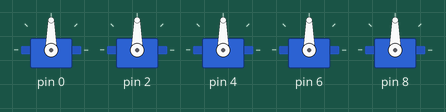
Bench run of a sketch on a simulated Arduino Leonardo, built with avr-gcc and run on an emulated ATmega32U4. Parts: 5 × servo. What the sketch prints to the serial monitor is not drawn.

Above: at 0.1 s.
At 3.1 s:
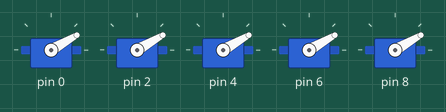
Timing chart, 0 to 4.6 s (numbered marks = the images above):
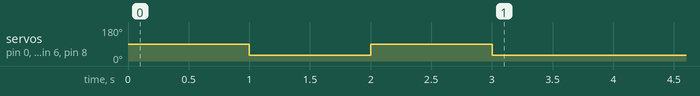

The sketch:

Test_Motor_Handler.ino
```cpp
// =========================================================================
// 			THIS IS A TEST PROTOCOL PROGRAM
// Its goal is to test the network modules and verify the data integrity.
// (On Arduino reception side)
// =========================================================================

#include <Arduino.h>

#include "protocol_helper.h"
#include "motor_handler.h"

typedef struct control
{
	Motor_handler *motor;
	bool start;
	uint8_t state;
}control_t;

control_t Controller;

t_encap sending_frame;

String mystring = "";

void setup()
{
	// Setting up environment values
	Controller.start = false;
	Controller.state = -1;

	// Starting network module
	Serial.begin(9600);

	// Motor handler
	Controller.motor = new Motor_handler(0,100,0,2,4,6,8);

	delay(1000);

	// extract motor data :
	  for (uint8_t i=0;i<5;i++) {
		if(i == 4)
			Controller.motor->activate_motor(i,30);
		else
	  		Controller.motor->activate_motor(i,30);
	}

	Controller.motor->run_the_magic();

	delay(1000);

	// extract motor data :
	  for (uint8_t i=0;i<5;i++) {
		if(i == 4)
			Controller.motor->activate_motor(i,90);
		else
	  		Controller.motor->activate_motor(i,90);
	}

	Controller.motor->run_the_magic();

	delay(1000);

	// extract motor data :
	  for (uint8_t i=0;i<5;i++) {
		if(i == 4)
			Controller.motor->activate_motor(i,30);
		else
	  		Controller.motor->activate_motor(i,30);
	}

	Controller.motor->run_the_magic();

	// Send handcheck : frame : controller Ready
	sending_frame = encap_ready();
	Serial.write(sending_frame.array,5);
}

uint16_t cpt = 0;

void Process_Com(byte * value)
{
	t_frame_bytes e = extract_data_bytes(value);

	switch(e.type)
	{
		// It is a state and start signal
		case 0 :
			Controller.state = (uint8_t)e.array[1];
			Controller.start = (uint8_t)e.array[2];
		break;
		// Stop frame
		case 1 :
			Controller.start = 0;
		break;
		// Move call...
		case 2 :
			if((Controller.state ==0 || Controller.state == 1 )&&(Controller.start == 1)) {
			// Controller.motor->update_activation_matrix(e.array[0]==0?0:1,e.array[1]==0?0:1,e.array[2]==0?0:1,e.array[3]==0?0:1,1);
			Controller.motor->update_power_matrix(e.array[0],e.array[1],e.array[2],e.array[3],30); }
		break;
	}
}

void loop()
{
	// On récupère l'entrée utilisateur
	int value2;

  	//while(Serial.available() > 0)
  	//{
	  // We get the entry in 8bytes max.
   	  /* char value[7];
          Serial.readBytes(value, 7);


	 // Serial.print("Frame read : ");
	 // Serial.println(++cpt,DEC);

	  // Extraction and setting of motors...
	  Process_Com((byte*)value);

	  Controller.motor->run_the_magic();

	  for (int i=0;i<7;i++)
	  	Serial.print(value[i]);

	  Serial.flush();
          */
          // printing values
	  /*
          uint8_t b1 = 128;
          uint8_t b2 = 126;
          uint8_t b3 = 123;
          sending_frame = encap_acq_data(b1,b2,b3);
          Serial.write(sending_frame.array,5); */
        // }

	// Net update
	Controller.motor->run_the_magic();
}
```

motor_handler.cpp
```cpp
#include "motor_handler.h"


	/** \brief Motor_handler
	*	\param int 0 : min speed
	*	\param int 1 : max speed
	*/
	Motor_handler::	Motor_handler(int m, int a, uint8_t c, uint8_t l1, uint8_t l2, uint8_t l3, uint8_t l4)
	{
		this->min = m;
		this->max = a;

		this->motor_array[0].attach(c);
		this->motor_array[1].attach(l1);
		this->motor_array[2].attach(l2);
		this->motor_array[3].attach(l3);
		this->motor_array[4].attach(l4);

		// INIT OF THE CONTROL MATRICES
		// this->power_matrix = {0,0,0,0,0};
		// this->activation_matrix = { 0,0,0,0,0 };
	}

	/** \brief Maintains motors at speed
	*
	*/
	void Motor_handler::run_the_magic()
	{
		for(int i=0;i<5;i++)
			this->refresh_motor(i);
	}

	void Motor_handler::refresh_motor(int a)
	{
		if(a < 5 && a >= 0)
		{
			if(this->activation_matrix[a]) {
				int v = map(this->power_matrix[a], 0, 100, this->min, this->max);
				this->motor_array[a].write(v);
			}
		}
	}

	/**	\brief Activate_motor
	* \param int 0 : motor number
	* \param int 1 : power
	*/
	void Motor_handler::activate_motor(int a, int b)
	{
		if(a < 5 && a >= 0){
			this->activation_matrix[a] = 1;
			this->power_matrix[a] = b%this->max + this->min;
		}
	}

	void Motor_handler::deactivate_motor(int a)
	{
		if(a < 5 && a >= 0){
			this->activation_matrix[a] = 0;
			this->power_matrix[a] = 0;
		}
	}

	#ifdef DBG
		void Motor_handler::test_procedure()
		{
			// Test Lateral motors
			for(int i=1;i<5;i++)
			{
				this->activate_motor(i, TEST_RATE_0);
				this->refresh_motor(i);
			}
			delay(10);
			for(int i=1;i<5;i++)
			{
				this->activate_motor(i, TEST_RATE_MID);
				this->refresh_motor(i);
			}
			delay(10);
			for(int i=1;i<5;i++)
			{
				this->activate_motor(i, TEST_RATE_HIGH);
				this->refresh_motor(i);
			}
			delay(300);

			// Test lift motor
			this->activate_motor(0, TEST_RATE_0);
			this->refresh_motor(0);
			delay(15);

			this->activate_motor(0, TEST_RATE_MID);
			this->refresh_motor(0);
			delay(15);

			this->activate_motor(0, TEST_RATE_HIGH);
			this->refresh_motor(0);
			delay(300);
		}
	#endif

	void Motor_handler::update_activation_matrix(uint8_t a, uint8_t b, uint8_t c, uint8_t d, uint8_t e)
	{
		this->activation_matrix[0] = a;
		this->activation_matrix[1] = b;
		this->activation_matrix[2] = c;
		this->activation_matrix[3] = d;
		this->activation_matrix[4] = e;
	}

	void Motor_handler::update_power_matrix(uint8_t a,uint8_t b,uint8_t c,uint8_t d,uint8_t e)
	{
		this->power_matrix[0] = a;
		this->power_matrix[1] = b;
		this->power_matrix[2] = c;
		this->power_matrix[3] = d;
		this->power_matrix[4] = e;
	}

	/**
	*	Stops all motors immediately
	*
	*/
	void Motor_handler::emergency_stop()
	{
		for(int i=0;i<5;i++)
		{
			this->power_matrix[i] = 0;
			this->refresh_motor(i);
			this->deactivate_motor(i);
		}
	}
```

motor_handler.h
```cpp
#ifndef MOTOR_HANDLER_H
#define MOTOR_HANDLER_H

#include <Arduino.h>
#include "Servo.h"

#define DBG

// Maximum rate value given to motors
// in %
#define MIN 0
#define MAX 60

// Test rate
#define TEST_RATE_0 MIN
#define TEST_RATE_MID ((MAX - MIN)/2)
#define TEST_RATE_HIGH MAX

class Motor_handler
{
	public :
	/** \brief Motor_handler
	*	\param int 0 : min speed
	*	\param int 1 : max speed
	*	\param uint8_t : attached pin 0 : ground motor.
	* 	\param uint8_t x : HL, HR, DL, DR
	*/
	Motor_handler(int, int, uint8_t, uint8_t, uint8_t, uint8_t, uint8_t);

	/** \brief Maintains motors at speed
	*
	*/
	void run_the_magic();

	/**	\brief Activate_motor
	* \param int 0 : motor number
	* \param int 1 : power
	*/
	void activate_motor(int, int);

	void deactivate_motor(int);

	#ifdef DBG
		void test_procedure();
	#endif

	void update_activation_matrix(uint8_t, uint8_t, uint8_t, uint8_t, uint8_t);
	void update_power_matrix(uint8_t ,uint8_t ,uint8_t ,uint8_t ,uint8_t );

	/**
	*	Stops all motors immediately
	*
	*/
	void emergency_stop();

	private :

	void refresh_motor(int);

	Servo motor_array[5];
	uint8_t activation_matrix[5];
	uint8_t power_matrix[5];
	uint8_t min;
	uint8_t max;
};

#endif
```

protocol_helper.cpp
```cpp
#include "protocol_helper.h"


/**
*	\brief encap_acq_data, encaps the acquisition data in format
*
*/
t_encap encap_acq_data(byte dx,byte dy,byte gz)
{
	t_encap t;

	t.array[0] = (byte)0;
	t.array[1] = dx;
	t.array[2] = dy;
	t.array[3] = gz;
	t.array[4] = '\n';

	return t;
}

/**
*	\brief encap_ready, encaps the ready packet
*
*/
t_encap encap_ready()
{
	t_encap t;

	t.array[0] = (byte)0;
	t.array[1] = 0;
	t.array[2] = 0;
	t.array[3] = 0;
	t.array[4] = '\n';

	return t;
}

/**
*	\brief encap_battery_data, encaps the battery data in format
*
*/
t_encap encap_battery_data(byte b1, byte b2)
{
	t_encap t;

	t.array[0] = (byte)2;
	t.array[1] = b1;
	t.array[2] = b2;
	t.array[3] = 0;
	t.array[4] = '\n';

	return t;
}

/**
*	\brief extract_data, stores every bytes into an encap type variable
*	\param frame : array of 5 bytes aka a frame.
*/
uint8_t get_frame_type(byte *frame)
{
	return (uint8_t)frame[0];
}

t_frame_bytes extract_data_bytes(byte *frame)
{
	t_frame_bytes extract;
	extract.type = frame[0];
	extract.array[0] = frame[0];
	switch(extract.type)
	{
		case 0 : // State and Start frame !
			// Typages et initialisations
			extract.array[2] = (uint8_t)frame[2]; // Start
			extract.array[1] = (uint8_t)frame[1]; // State
		break;
		case 1 : // Stop signal frame
			extract.array[1] = (uint8_t)frame[1];
		break;
		case 2 : // Move frame
			for(uint8_t i=1;i<5;i++)
				extract.array[i] = (uint8_t)frame[i];
		break;
		case 3 : // Power frame
			for(uint8_t i=1;i<5;i++)
				extract.array[i] = (uint8_t)frame[i];
		break;
	}

	return extract;
}

t_frame_doubles extract_data_doubles(byte *frame)
{
	t_frame_doubles extract;
	extract.type = frame[0];
	// Point frame
	uint16_t t = frame[1] << 8;
	t = t | frame[2];
	extract.array[0] = (double)t;
	t = frame[2] << 8;
	t |= frame[3];
	extract.array[1] = (double)t;
	return extract;
}


/*
t_recept_encap extract_data(byte*frame)
{
	// STEP 1 : extraction de l'ID
	uint8_t frame_type = (uint8_t)frame[0];
	uint8_t elem = 0;
	void * array = NULL;
	switch(frame_type)
	{
		case 0 : // State and Start frame !
			// Typages et initialisations
			array = new uint8_t[2]();
			array[0] = (uint8_t)frame[1]; // Start
			array[0] = (uint8_t)frame[2]; // State
			elem = 2;
		break;
		case 1 : // Stop signal frame
			array = (*uint8_t)frame[1];
			elem = 1;
		break;
		case 2 : // Move frame
			array = new uint8_t[5]();
			for(uint8_t i=0;i<5;i++)
				array[i] = (uint8_t)frame[i];
			elem = 5;
		break;
		case 3 : // Power frame
			array = new uint8_t[5]();
			for(uint8_t i=0;i<5;i++)
				array[i] = (uint8_t)frame[i];
			elem = 5;
		break;
		case 4 : // Point frame
			uint16_t t = frame[0] << 8;
			t = t | frame[1];
			array = new double[2]();
			array[0] = (double)t;
			t = frame[2] << 8;
			t |= frame[3];
			array[1] = (double)t;
			elem = 2;
		break;
		default : // Error frame
			uint8_t id = -1;
			array = NULL;
			elem = -1;
		break;
	}
	t_recept_encap encap;
	encap.type = frame_type;
	encap.Elements = elem;
	encap.data = array;
}*/
```

protocol_helper.h
```cpp
/**								      **\
*									*
*				PROTOCOL HELPER				*
*									*
**/								    //\**

#ifndef PROTOCOL_HELPER_H
#define PROTOCOL_HELPER_H

#include <Arduino.h>

/*
	Frame structure :
	ID|- |- |- |- |- |
  byte :0 |1 |2 |3 |4 |5 |
*/

/**
*	Send/Extract : Encap structur
*
*/
typedef struct send_encap
{
	byte array[5];
}t_encap;

typedef struct recept_encap
{
	uint8_t type; // Frame ID and type
	void * data; // Elements Array
	uint8_t Elements; // Number elements
}t_recept_encap;

// ========================================================================
//		FRAME DEFINITION ZONE
// This is totally temporary, waiting to find a better solution to c++
// void * compilers' problem.
// ========================================================================

/* This defines an unsigned integer 8 bits composed frame.
// (corresponding to ID : 0,1,2 & 3)
*/
typedef struct recept_frame_bytes
{
	uint8_t type;
	uint8_t array[5];
}t_frame_bytes;

/* This defines a double composed frame.
// (corresponds to ID : 4)
*/
typedef struct recept_frame_doubles
{
	uint8_t type;
	double array[2];
}t_frame_doubles;

// ========================================================================
//		SENDING PROTOCOL HELPER (arduino side)
//	Features :
//		-> Ready Frame
//		-> Data Frame
//		-> Battery Status Frame
// ========================================================================
/**
*	\brief encap_acq_data, encaps the acquisition data in format
*
*/
t_encap encap_acq_data(byte, byte, byte);

/**
*	\brief encap_ready, encaps the ready packet
*
*/
t_encap encap_ready();


/**
*	\brief encap_battery_data, encaps the battery data in format
*
*/
t_encap encap_battery_data(byte, byte);

// ========================================================================
//		EXTRACTION PROTOCOL HELPER (Arduino side)
//	Features :
//		-> State & Start Frame id : 0
//		-> Stop Frame : id 1
//		-> Move Frame : id 2
//		-> Power Frame : id 3
//		-> Point Frame : id 4
//	/!\ : Frame size = 5 bytes
// ========================================================================

/**
*	\brief extract_data, stores every bytes into an encap type variable
*	\param frame : array of 5 bytes aka a frame.
*/
t_recept_encap extract_data(byte*frame);


// ========================================================================
//		ENCAPSULATION PROTOCOL HELPER (Rasp side)
//	Features :
//		-> State & Start Frame id : 0
//		-> Stop Frame : id 1
//		-> Move Frame : id 2
//		-> Power Frame : id 3
//		-> Point Frame : id 4
//	/!\ : Frame size = 5 bytes
// ========================================================================

/**
*	\brief encap_special_frames : encaps raspberry side frames
*	\param uint8_t : frame type wanted
*	\param byte *  :
* 	################################### TODO
*/
t_encap encap_special_frames(uint8_t, byte*, uint8_t);


// ========================================================================
//		EXTRACTION PROTOCOL HELPER (Raspberry PI side)
//	Features :
//		-> Ready Frame; id 0
//		-> Data Frame; id 1
//		-> Battery Status Frame; id 2
//	/!\ : Frame size = 5 bytes
// ========================================================================
// # TODO
// t_recept_encap extract_data_computer(byte *frame);

uint8_t get_frame_type(byte *);

t_frame_bytes extract_data_bytes(byte *);

t_frame_doubles extract_data_doubles(byte *);

#endif
```
